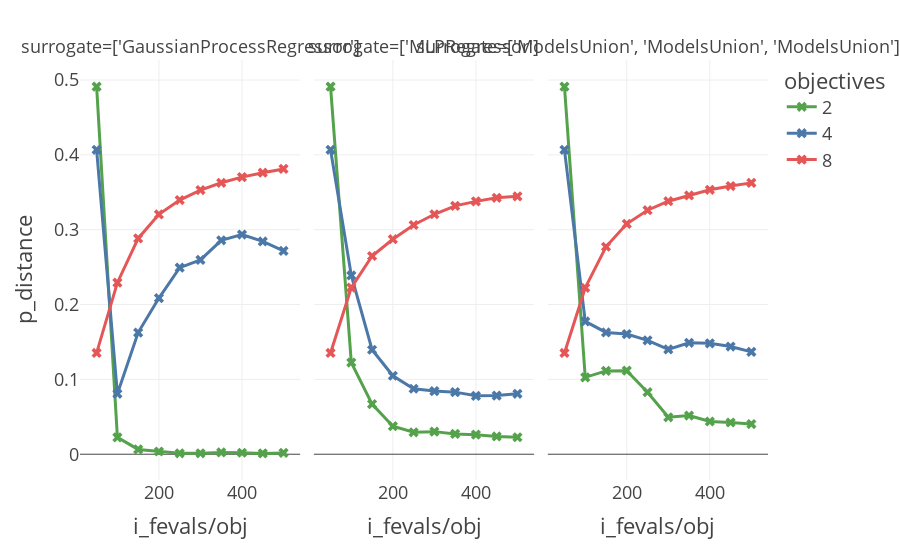
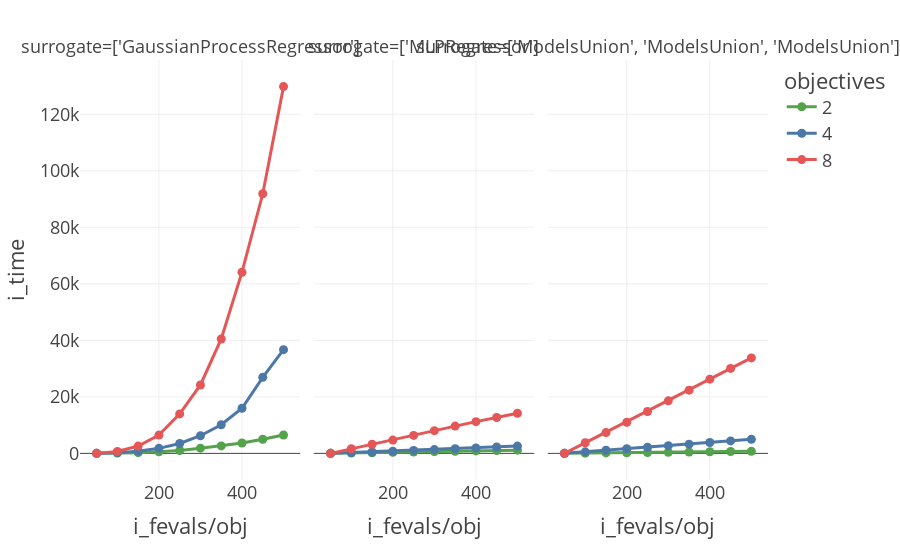

Notebook cell for these charts, in order:
### Code cell
grp_df.rename({'portfolio': 'surrogate'}, axis=1, inplace=True)
grp_df.sort_values(['surrogate', 'i_fevals/obj'], inplace=True)
fig = px.line(grp_df, template="presentation",
                 x="i_fevals/obj",
                 y="p_distance",
                 color="objectives",
                 facet_col="surrogate",
#                  color_discrete_sequence=['rgb(150,0,90)', 'rgb(0,0,200)',  'rgb(255,234,0)', 'rgb(255,111,0)', '#fe88ec', 'rgb(151,255,0)'],
#                  color_discrete_sequence=px.colors.sequential.Rainbow, 
                 color_discrete_sequence=[ '#54A24B', '#4C78A8', '#E45756','#FF9DA6', '#B279A2', '#72B7B2'],
#                  render_mode="webgl", 
                 )
# fig.update_layout(title=None, coloraxis_showscale=False, marker=dict(symbol='x'))
for l in fig['data']:
    l.update(mode='markers+lines', marker=dict(symbol='x'))
    
fig.show()



fig2 = px.line(grp_df, template="presentation",
                  x="i_fevals/obj",
                  y="i_time",
                  color="objectives",
                  facet_col="surrogate",
#                   color_discrete_sequence=['rgb(150,0,90)', 'rgb(0,0,200)',  'rgb(255,234,0)', 'rgb(255,111,0)', '#fe88ec', 'rgb(151,255,0)'],
#                   color_continuous_scale=px.colors.sequential.Rainbow, 
                  color_discrete_sequence=[ '#54A24B', '#4C78A8', '#E45756','#FF9DA6', '#B279A2', '#72B7B2'],
#                   render_mode="webgl", 
                  )

for l in fig2['data']:
    l.update(mode='markers+lines')
fig2.show()

fig.write_image("./plots/scale_DTLZ2_dist.svg", width=1400)
fig2.write_image("./plots/scale_DTLZ2_time.svg", width=1400)

### Figure 1 — Plotly figure (JSON) as saved in the notebook; plotly's stock layout.template omitted (floating-point values rounded to 4 significant figures)
{"data": [{"hoverlabel": {"namelength": 0}, "hovertemplate": "objectives=2<br>surrogate=['GaussianProcessRegressor']<br>i_fevals/obj=%{x}<br>p_distance=%{y}", "legendgroup": "2", "line": {"color": "#54A24B", "dash": "solid"}, "marker": {"symbol": "x"}, "mode": "markers+lines", "name": "2", "showlegend": true, "type": "scatter", "x": [50, 100, 150, 200, 250, 300, 350, 400, 450, 500], "xaxis": "x", "y": [0.4912, 0.02247, 0.006433, 0.003632, 0.001245, 0.001233, 0.002452, 0.002001, 0.001148, 0.001813], "yaxis": "y"}, {"hoverlabel": {"namelength": 0}, "hovertemplate": "objectives=2<br>surrogate=['MLPRegressor']<br>i_fevals/obj=%{x}<br>p_distance=%{y}", "legendgroup": "2", "line": {"color": "#54A24B", "dash": "solid"}, "marker": {"symbol": "x"}, "mode": "markers+lines", "name": "2", "showlegend": false, "type": "scatter", "x": [50, 100, 150, 200, 250, 300, 350, 400, 450, 500], "xaxis": "x2", "y": [0.4912, 0.1225, 0.06696, 0.03744, 0.02929, 0.0302, 0.02715, 0.02614, 0.02375, 0.02271], "yaxis": "y2"}, {"hoverlabel": {"namelength": 0}, "hovertemplate": "objectives=2<br>surrogate=['ModelsUnion', 'ModelsUnion', 'ModelsUnion']<br>i_fevals/obj=%{x}<br>p_distance=%{y}", "legendgroup": "2", "line": {"color": "#54A24B", "dash": "solid"}, "marker": {"symbol": "x"}, "mode": "markers+lines", "name": "2", "showlegend": false, "type": "scatter", "x": [50, 100, 150, 200, 250, 300, 350, 400, 450, 500], "xaxis": "x3", "y": [0.4912, 0.1027, 0.1114, 0.1117, 0.08292, 0.04936, 0.05172, 0.04373, 0.04241, 0.04033], "yaxis": "y3"}, {"hoverlabel": {"namelength": 0}, "hovertemplate": "objectives=4<br>surrogate=['GaussianProcessRegressor']<br>i_fevals/obj=%{x}<br>p_distance=%{y}", "legendgroup": "4", "line": {"color": "#4C78A8", "dash": "solid"}, "marker": {"symbol": "x"}, "mode": "markers+lines", "name": "4", "showlegend": true, "type": "scatter", "x": [50, 100, 150, 200, 250, 300, 350, 400, 450, 500], "xaxis": "x", "y": [0.4068, 0.08078, 0.1625, 0.2086, 0.2493, 0.2597, 0.2858, 0.2935, 0.2843, 0.2717], "yaxis": "y"}, {"hoverlabel": {"namelength": 0}, "hovertemplate": "objectives=4<br>surrogate=['MLPRegressor']<br>i_fevals/obj=%{x}<br>p_distance=%{y}", "legendgroup": "4", "line": {"color": "#4C78A8", "dash": "solid"}, "marker": {"symbol": "x"}, "mode": "markers+lines", "name": "4", "showlegend": false, "type": "scatter", "x": [50, 100, 150, 200, 250, 300, 350, 400, 450, 500], "xaxis": "x2", "y": [0.4068, 0.2389, 0.1396, 0.1049, 0.0875, 0.08436, 0.08297, 0.07804, 0.07833, 0.08076], "yaxis": "y2"}, {"hoverlabel": {"namelength": 0}, "hovertemplate": "objectives=4<br>surrogate=['ModelsUnion', 'ModelsUnion', 'ModelsUnion']<br>i_fevals/obj=%{x}<br>p_distance=%{y}", "legendgroup": "4", "line": {"color": "#4C78A8", "dash": "solid"}, "marker": {"symbol": "x"}, "mode": "markers+lines", "name": "4", "showlegend": false, "type": "scatter", "x": [50, 100, 150, 200, 250, 300, 350, 400, 450, 500], "xaxis": "x3", "y": [0.4068, 0.1774, 0.1628, 0.1606, 0.1521, 0.1401, 0.1489, 0.1481, 0.1439, 0.1368], "yaxis": "y3"}, {"hoverlabel": {"namelength": 0}, "hovertemplate": "objectives=8<br>surrogate=['GaussianProcessRegressor']<br>i_fevals/obj=%{x}<br>p_distance=%{y}", "legendgroup": "8", "line": {"color": "#E45756", "dash": "solid"}, "marker": {"symbol": "x"}, "mode": "markers+lines", "name": "8", "showlegend": true, "type": "scatter", "x": [50, 100, 150, 200, 250, 300, 350, 400, 450, 500], "xaxis": "x", "y": [0.1354, 0.2292, 0.2884, 0.3205, 0.3396, 0.353, 0.3627, 0.3703, 0.3762, 0.3812], "yaxis": "y"}, {"hoverlabel": {"namelength": 0}, "hovertemplate": "objectives=8<br>surrogate=['MLPRegressor']<br>i_fevals/obj=%{x}<br>p_distance=%{y}", "legendgroup": "8", "line": {"color": "#E45756", "dash": "solid"}, "marker": {"symbol": "x"}, "mode": "markers+lines", "name": "8", "showlegend": false, "type": "scatter", "x": [50, 100, 150, 200, 250, 300, 350, 400, 450, 500], "xaxis": "x2", "y": [0.1354, 0.2227, 0.2649, 0.2873, 0.3063, 0.3207, 0.3319, 0.3379, 0.3427, 0.3446], "yaxis": "y2"}, {"hoverlabel": {"namelength": 0}, "hovertemplate": "objectives=8<br>surrogate=['ModelsUnion', 'ModelsUnion', 'ModelsUnion']<br>i_fevals/obj=%{x}<br>p_distance=%{y}", "legendgroup": "8", "line": {"color": "#E45756", "dash": "solid"}, "marker": {"symbol": "x"}, "mode": "markers+lines", "name": "8", "showlegend": false, "type": "scatter", "x": [50, 100, 150, 200, 250, 300, 350, 400, 450, 500], "xaxis": "x3", "y": [0.1354, 0.2224, 0.2772, 0.3079, 0.3261, 0.3381, 0.3458, 0.3533, 0.3584, 0.3626], "yaxis": "y3"}], "layout": {"annotations": [{"font": {}, "showarrow": false, "text": "surrogate=['GaussianProcessRegressor']", "x": 0.16, "xanchor": "center", "xref": "paper", "y": 1, "yanchor": "bottom", "yref": "paper"}, {"font": {}, "showarrow": false, "text": "surrogate=['MLPRegressor']", "x": 0.5, "xanchor": "center", "xref": "paper", "y": 1, "yanchor": "bottom", "yref": "paper"}, {"font": {}, "showarrow": false, "text": "surrogate=['ModelsUnion', 'ModelsUnion', 'ModelsUnion']", "x": 0.84, "xanchor": "center", "xref": "paper", "y": 1, "yanchor": "bottom", "yref": "paper"}], "autosize": true, "legend": {"title": {"text": "objectives"}, "tracegroupgap": 0}, "margin": {"t": 60}, "xaxis": {"anchor": "y", "autorange": true, "domain": [0, 0.32], "range": [18.92, 531.1], "title": {"text": "i_fevals/obj"}, "type": "linear"}, "xaxis2": {"anchor": "y2", "autorange": true, "domain": [0.34, 0.66], "matches": "x", "range": [18.92, 531.1], "title": {"text": "i_fevals/obj"}, "type": "linear"}, "xaxis3": {"anchor": "y3", "autorange": true, "domain": [0.68, 1.0], "matches": "x", "range": [18.92, 531.1], "title": {"text": "i_fevals/obj"}, "type": "linear"}, "yaxis": {"anchor": "x", "autorange": true, "domain": [0, 1], "range": [-0.03752, 0.5299], "title": {"text": "p_distance"}, "type": "linear"}, "yaxis2": {"anchor": "x2", "autorange": true, "domain": [0, 1], "matches": "y", "range": [-0.03752, 0.5299], "showticklabels": false, "type": "linear"}, "yaxis3": {"anchor": "x3", "autorange": true, "domain": [0, 1], "matches": "y", "range": [-0.03752, 0.5299], "showticklabels": false, "type": "linear"}}}

### Figure 2 — Plotly figure (JSON) as saved in the notebook; plotly's stock layout.template omitted (floating-point values rounded to 4 significant figures)
{"data": [{"hoverlabel": {"namelength": 0}, "hovertemplate": "objectives=2<br>surrogate=['GaussianProcessRegressor']<br>i_fevals/obj=%{x}<br>i_time=%{y}", "legendgroup": "2", "line": {"color": "#54A24B", "dash": "solid"}, "mode": "markers+lines", "name": "2", "showlegend": true, "type": "scatter", "x": [50, 100, 150, 200, 250, 300, 350, 400, 450, 500], "xaxis": "x", "y": [0.02002, 92.41, 242.2, 558.7, 1027.0, 1840.0, 2633.0, 3687.0, 4986.0, 6503.0], "yaxis": "y"}, {"hoverlabel": {"namelength": 0}, "hovertemplate": "objectives=2<br>surrogate=['MLPRegressor']<br>i_fevals/obj=%{x}<br>i_time=%{y}", "legendgroup": "2", "line": {"color": "#54A24B", "dash": "solid"}, "mode": "markers+lines", "name": "2", "showlegend": false, "type": "scatter", "x": [50, 100, 150, 200, 250, 300, 350, 400, 450, 500], "xaxis": "x2", "y": [0.01435, 117.5, 236.2, 356.8, 479.6, 606.7, 725.7, 861.0, 997.0, 1140.0], "yaxis": "y2"}, {"hoverlabel": {"namelength": 0}, "hovertemplate": "objectives=2<br>surrogate=['ModelsUnion', 'ModelsUnion', 'ModelsUnion']<br>i_fevals/obj=%{x}<br>i_time=%{y}", "legendgroup": "2", "line": {"color": "#54A24B", "dash": "solid"}, "mode": "markers+lines", "name": "2", "showlegend": false, "type": "scatter", "x": [50, 100, 150, 200, 250, 300, 350, 400, 450, 500], "xaxis": "x3", "y": [0.01407, 81.92, 159.9, 237.8, 316.1, 396.8, 479.1, 563.3, 645.1, 728.0], "yaxis": "y3"}, {"hoverlabel": {"namelength": 0}, "hovertemplate": "objectives=4<br>surrogate=['GaussianProcessRegressor']<br>i_fevals/obj=%{x}<br>i_time=%{y}", "legendgroup": "4", "line": {"color": "#4C78A8", "dash": "solid"}, "mode": "markers+lines", "name": "4", "showlegend": true, "type": "scatter", "x": [50, 100, 150, 200, 250, 300, 350, 400, 450, 500], "xaxis": "x", "y": [0.01941, 245.4, 774.9, 1776.0, 3488.0, 6235.0, 10140.0, 15970.0, 26910.0, 36700.0], "yaxis": "y"}, {"hoverlabel": {"namelength": 0}, "hovertemplate": "objectives=4<br>surrogate=['MLPRegressor']<br>i_fevals/obj=%{x}<br>i_time=%{y}", "legendgroup": "4", "line": {"color": "#4C78A8", "dash": "solid"}, "mode": "markers+lines", "name": "4", "showlegend": false, "type": "scatter", "x": [50, 100, 150, 200, 250, 300, 350, 400, 450, 500], "xaxis": "x2", "y": [0.0189, 277.2, 500.0, 750.3, 1058.0, 1340.0, 1633.0, 1925.0, 2253.0, 2568.0], "yaxis": "y2"}, {"hoverlabel": {"namelength": 0}, "hovertemplate": "objectives=4<br>surrogate=['ModelsUnion', 'ModelsUnion', 'ModelsUnion']<br>i_fevals/obj=%{x}<br>i_time=%{y}", "legendgroup": "4", "line": {"color": "#4C78A8", "dash": "solid"}, "mode": "markers+lines", "name": "4", "showlegend": false, "type": "scatter", "x": [50, 100, 150, 200, 250, 300, 350, 400, 450, 500], "xaxis": "x3", "y": [0.01904, 541.6, 1093.0, 1641.0, 2178.0, 2726.0, 3267.0, 3834.0, 4404.0, 4966.0], "yaxis": "y3"}, {"hoverlabel": {"namelength": 0}, "hovertemplate": "objectives=8<br>surrogate=['GaussianProcessRegressor']<br>i_fevals/obj=%{x}<br>i_time=%{y}", "legendgroup": "8", "line": {"color": "#E45756", "dash": "solid"}, "mode": "markers+lines", "name": "8", "showlegend": true, "type": "scatter", "x": [50, 100, 150, 200, 250, 300, 350, 400, 450, 500], "xaxis": "x", "y": [0.04028, 692.3, 2585.0, 6464.0, 13970.0, 24200.0, 40480.0, 64100.0, 91860.0, 129800.0], "yaxis": "y"}, {"hoverlabel": {"namelength": 0}, "hovertemplate": "objectives=8<br>surrogate=['MLPRegressor']<br>i_fevals/obj=%{x}<br>i_time=%{y}", "legendgroup": "8", "line": {"color": "#E45756", "dash": "solid"}, "mode": "markers+lines", "name": "8", "showlegend": false, "type": "scatter", "x": [50, 100, 150, 200, 250, 300, 350, 400, 450, 500], "xaxis": "x2", "y": [0.05115, 1627.0, 3216.0, 4701.0, 6365.0, 8027.0, 9649.0, 11230.0, 12710.0, 14190.0], "yaxis": "y2"}, {"hoverlabel": {"namelength": 0}, "hovertemplate": "objectives=8<br>surrogate=['ModelsUnion', 'ModelsUnion', 'ModelsUnion']<br>i_fevals/obj=%{x}<br>i_time=%{y}", "legendgroup": "8", "line": {"color": "#E45756", "dash": "solid"}, "mode": "markers+lines", "name": "8", "showlegend": false, "type": "scatter", "x": [50, 100, 150, 200, 250, 300, 350, 400, 450, 500], "xaxis": "x3", "y": [0.04815, 3771.0, 7365.0, 11030.0, 14830.0, 18580.0, 22380.0, 26250.0, 30070.0, 33770.0], "yaxis": "y3"}], "layout": {"annotations": [{"font": {}, "showarrow": false, "text": "surrogate=['GaussianProcessRegressor']", "x": 0.16, "xanchor": "center", "xref": "paper", "y": 1, "yanchor": "bottom", "yref": "paper"}, {"font": {}, "showarrow": false, "text": "surrogate=['MLPRegressor']", "x": 0.5, "xanchor": "center", "xref": "paper", "y": 1, "yanchor": "bottom", "yref": "paper"}, {"font": {}, "showarrow": false, "text": "surrogate=['ModelsUnion', 'ModelsUnion', 'ModelsUnion']", "x": 0.84, "xanchor": "center", "xref": "paper", "y": 1, "yanchor": "bottom", "yref": "paper"}], "autosize": true, "legend": {"title": {"text": "objectives"}, "tracegroupgap": 0}, "margin": {"t": 60}, "xaxis": {"anchor": "y", "autorange": true, "domain": [0, 0.32], "range": [18.92, 531.1], "title": {"text": "i_fevals/obj"}, "type": "linear"}, "xaxis2": {"anchor": "y2", "autorange": true, "domain": [0.34, 0.66], "matches": "x", "range": [18.92, 531.1], "title": {"text": "i_fevals/obj"}, "type": "linear"}, "xaxis3": {"anchor": "y3", "autorange": true, "domain": [0.68, 1.0], "matches": "x", "range": [18.92, 531.1], "title": {"text": "i_fevals/obj"}, "type": "linear"}, "yaxis": {"anchor": "x", "autorange": true, "domain": [0, 1], "range": [-10240.0, 140000.0], "title": {"text": "i_time"}, "type": "linear"}, "yaxis2": {"anchor": "x2", "autorange": true, "domain": [0, 1], "matches": "y", "range": [-10240.0, 140000.0], "showticklabels": false, "type": "linear"}, "yaxis3": {"anchor": "x3", "autorange": true, "domain": [0, 1], "matches": "y", "range": [-10240.0, 140000.0], "showticklabels": false, "type": "linear"}}}
